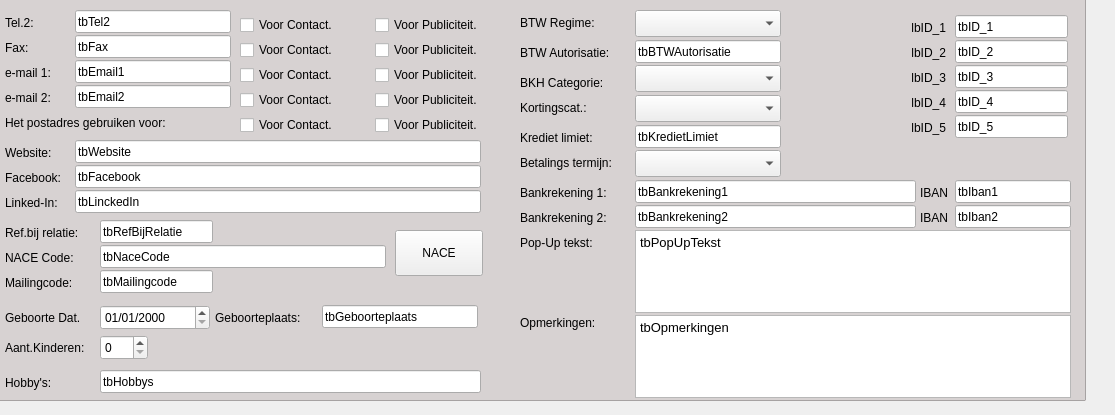
    <widget class="QWidget" name="tabContactgevens">
     <attribute name="title">
      <string>Contactgegevens</string>
     </attribute>
     <widget class="QLabel" name="lbTel2">
      <property name="geometry">
       <rect>
        <x>5</x>
        <y>15</y>
        <width>61</width>
        <height>15</height>
       </rect>
      </property>
      <property name="text">
       <string>Tel.2:</string>
      </property>
     </widget>
     <widget class="QLineEdit" name="tbTel2">
      <property name="geometry">
       <rect>
        <x>75</x>
        <y>10</y>
        <width>156</width>
        <height>23</height>
       </rect>
      </property>
      <property name="text">
       <string>tbTel2</string>
      </property>
     </widget>
     <widget class="QLineEdit" name="tbFax">
      <property name="geometry">
       <rect>
        <x>75</x>
        <y>35</y>
        <width>156</width>
        <height>23</height>
       </rect>
      </property>
      <property name="text">
       <string>tbFax</string>
      </property>
     </widget>
     <widget class="QLineEdit" name="tbEmail1">
      <property name="geometry">
       <rect>
        <x>75</x>
        <y>60</y>
        <width>156</width>
        <height>23</height>
       </rect>
      </property>
      <property name="text">
       <string>tbEmail1</string>
      </property>
     </widget>
     <widget class="QLineEdit" name="tbEmail2">
      <property name="geometry">
       <rect>
        <x>75</x>
        <y>85</y>
        <width>156</width>
        <height>23</height>
       </rect>
      </property>
      <property name="text">
       <string>tbEmail2</string>
      </property>
     </widget>
     <widget class="QLabel" name="lbFax">
      <property name="geometry">
       <rect>
        <x>5</x>
        <y>40</y>
        <width>61</width>
        <height>15</height>
       </rect>
      </property>
      <property name="text">
       <string>Fax:</string>
      </property>
     </widget>
     <widget class="QLabel" name="lbEmail1">
      <property name="geometry">
       <rect>
        <x>5</x>
        <y>65</y>
        <width>61</width>
        <height>15</height>
       </rect>
      </property>
      <property name="text">
       <string>e-mail 1:</string>
      </property>
     </widget>
     <widget class="QLabel" name="label_24">
      <property name="geometry">
       <rect>
        <x>5</x>
        <y>90</y>
        <width>61</width>
        <height>15</height>
       </rect>
      </property>
      <property name="text">
       <string>e-mail 2:</string>
      </property>
     </widget>
     <widget class="QCheckBox" name="cbTel2VoorContact">
      <property name="geometry">
       <rect>
        <x>240</x>
        <y>15</y>
        <width>126</width>
        <height>20</height>
       </rect>
      </property>
      <property name="focusPolicy">
       <enum>Qt::NoFocus</enum>
      </property>
      <property name="text">
       <string>Voor Contact.</string>
      </property>
     </widget>
     <widget class="QCheckBox" name="cbTel2VoorPubliciteit">
      <property name="geometry">
       <rect>
        <x>375</x>
        <y>15</y>
        <width>126</width>
        <height>20</height>
       </rect>
      </property>
      <property name="focusPolicy">
       <enum>Qt::NoFocus</enum>
      </property>
      <property name="text">
       <string>Voor Publiciteit.</string>
      </property>
     </widget>
     <widget class="QCheckBox" name="cbFaxVoorContact">
      <property name="geometry">
       <rect>
        <x>240</x>
        <y>40</y>
        <width>126</width>
        <height>20</height>
       </rect>
      </property>
      <property name="focusPolicy">
       <enum>Qt::NoFocus</enum>
      </property>
      <property name="text">
       <string>Voor Contact.</string>
      </property>
     </widget>
     <widget class="QCheckBox" name="cbEmail1VoorContact">
      <property name="geometry">
       <rect>
        <x>240</x>
        <y>65</y>
        <width>131</width>
        <height>20</height>
       </rect>
      </property>
      <property name="focusPolicy">
       <enum>Qt::NoFocus</enum>
      </property>
      <property name="text">
       <string>Voor Contact.</string>
      </property>
     </widget>
     <widget class="QCheckBox" name="cbEmail2VoorContact">
      <property name="geometry">
       <rect>
        <x>240</x>
        <y>90</y>
        <width>131</width>
        <height>20</height>
       </rect>
      </property>
      <property name="focusPolicy">
       <enum>Qt::NoFocus</enum>
      </property>
      <property name="text">
       <string>Voor Contact.</string>
      </property>
     </widget>
     <widget class="QCheckBox" name="cbFaxVoorPubliciteit">
      <property name="geometry">
       <rect>
        <x>375</x>
        <y>40</y>
        <width>126</width>
        <height>20</height>
       </rect>
      </property>
      <property name="focusPolicy">
       <enum>Qt::NoFocus</enum>
      </property>
      <property name="text">
       <string>Voor Publiciteit.</string>
      </property>
     </widget>
     <widget class="QCheckBox" name="cbEmail1VoorPubliciteit">
      <property name="geometry">
       <rect>
        <x>375</x>
        <y>65</y>
        <width>136</width>
        <height>20</height>
       </rect>
      </property>
      <property name="focusPolicy">
       <enum>Qt::NoFocus</enum>
      </property>
      <property name="text">
       <string>Voor Publiciteit.</string>
      </property>
     </widget>
     <widget class="QCheckBox" name="cbEmail2VoorPubliciteit">
      <property name="geometry">
       <rect>
        <x>375</x>
        <y>90</y>
        <width>131</width>
        <height>20</height>
       </rect>
      </property>
      <property name="focusPolicy">
       <enum>Qt::NoFocus</enum>
      </property>
      <property name="text">
       <string>Voor Publiciteit.</string>
      </property>
     </widget>
     <widget class="QCheckBox" name="cbAdresVoorContact">
      <property name="geometry">
       <rect>
        <x>240</x>
        <y>115</y>
        <width>131</width>
        <height>20</height>
       </rect>
      </property>
      <property name="focusPolicy">
       <enum>Qt::NoFocus</enum>
      </property>
      <property name="text">
       <string>Voor Contact.</string>
      </property>
     </widget>
     <widget class="QCheckBox" name="cbAdresVoorPubliciteit">
      <property name="geometry">
       <rect>
        <x>375</x>
        <y>115</y>
        <width>131</width>
        <height>20</height>
       </rect>
      </property>
      <property name="focusPolicy">
       <enum>Qt::NoFocus</enum>
      </property>
      <property name="text">
       <string>Voor Publiciteit.</string>
      </property>
     </widget>
     <widget class="QLineEdit" name="tbWebsite">
      <property name="geometry">
       <rect>
        <x>75</x>
        <y>140</y>
        <width>406</width>
        <height>23</height>
       </rect>
      </property>
      <property name="text">
       <string>tbWebsite</string>
      </property>
     </widget>
     <widget class="QLineEdit" name="tbFacebook">
      <property name="geometry">
       <rect>
        <x>75</x>
        <y>165</y>
        <width>406</width>
        <height>23</height>
       </rect>
      </property>
      <property name="text">
       <string>tbFacebook</string>
      </property>
     </widget>
     <widget class="QLineEdit" name="tbLinckedIn">
      <property name="geometry">
       <rect>
        <x>75</x>
        <y>190</y>
        <width>406</width>
        <height>23</height>
       </rect>
      </property>
      <property name="text">
       <string>tbLinckedIn</string>
      </property>
     </widget>
     <widget class="QLabel" name="lbWebsite">
      <property name="geometry">
       <rect>
        <x>5</x>
        <y>145</y>
        <width>71</width>
        <height>16</height>
       </rect>
      </property>
      <property name="text">
       <string>Website:</string>
      </property>
     </widget>
     <widget class="QLabel" name="lbFacebook">
      <property name="geometry">
       <rect>
        <x>5</x>
        <y>170</y>
        <width>71</width>
        <height>16</height>
       </rect>
      </property>
      <property name="text">
       <string>Facebook:</string>
      </property>
     </widget>
     <widget class="QLabel" name="lbLinkedIn">
      <property name="geometry">
       <rect>
        <x>5</x>
        <y>195</y>
        <width>71</width>
        <height>16</height>
       </rect>
      </property>
      <property name="text">
       <string>Linked-In:</string>
      </property>
     </widget>
     <widget class="QLineEdit" name="tbRefBijRelatie">
      <property name="geometry">
       <rect>
        <x>100</x>
        <y>220</y>
        <width>113</width>
        <height>23</height>
       </rect>
      </property>
      <property name="text">
       <string>tbRefBijRelatie</string>
      </property>
     </widget>
     <widget class="QLineEdit" name="tbNaceCode">
      <property name="geometry">
       <rect>
        <x>100</x>
        <y>245</y>
        <width>286</width>
        <height>23</height>
       </rect>
      </property>
      <property name="text">
       <string>tbNaceCode</string>
      </property>
     </widget>
     <widget class="QLineEdit" name="tbMailingcode">
      <property name="geometry">
       <rect>
        <x>100</x>
        <y>270</y>
        <width>113</width>
        <height>23</height>
       </rect>
      </property>
      <property name="text">
       <string>tbMailingcode</string>
      </property>
     </widget>
     <widget class="QPushButton" name="btnNaceCode">
      <property name="geometry">
       <rect>
        <x>395</x>
        <y>230</y>
        <width>88</width>
        <height>46</height>
       </rect>
      </property>
      <property name="focusPolicy">
       <enum>Qt::NoFocus</enum>
      </property>
      <property name="toolTip">
       <string>Opzoeken van de NACE code.</string>
      </property>
      <property name="text">
       <string>NACE</string>
      </property>
      <property name="icon">
       <iconset resource="../resource.qrc">
        <normaloff>:/icons/icons/zoom.png</normaloff>:/icons/icons/zoom.png</iconset>
      </property>
     </widget>
     <widget class="QDateEdit" name="dtpGeboorteDatum">
      <property name="geometry">
       <rect>
        <x>100</x>
        <y>305</y>
        <width>110</width>
        <height>25</height>
       </rect>
      </property>
      <property name="displayFormat">
       <string>dd/MM/yyyy</string>
      </property>
     </widget>
     <widget class="QLineEdit" name="tbGeboorteplaats">
      <property name="geometry">
       <rect>
        <x>322</x>
        <y>305</y>
        <width>156</width>
        <height>23</height>
       </rect>
      </property>
      <property name="text">
       <string>tbGeboorteplaats</string>
      </property>
     </widget>
     <widget class="QSpinBox" name="sbxAantalKinderen">
      <property name="geometry">
       <rect>
        <x>100</x>
        <y>335</y>
        <width>48</width>
        <height>25</height>
       </rect>
      </property>
     </widget>
     <widget class="QComboBox" name="cbxBTWRegime">
      <property name="geometry">
       <rect>
        <x>635</x>
        <y>10</y>
        <width>146</width>
        <height>27</height>
       </rect>
      </property>
     </widget>
     <widget class="QLineEdit" name="tbBTWAutorisatie">
      <property name="geometry">
       <rect>
        <x>635</x>
        <y>40</y>
        <width>146</width>
        <height>23</height>
       </rect>
      </property>
      <property name="text">
       <string>tbBTWAutorisatie</string>
      </property>
     </widget>
     <widget class="QComboBox" name="cbxBKHCategorie">
      <property name="geometry">
       <rect>
        <x>635</x>
        <y>65</y>
        <width>146</width>
        <height>27</height>
       </rect>
      </property>
     </widget>
     <widget class="QComboBox" name="cbxKortingsCategorie">
      <property name="geometry">
       <rect>
        <x>635</x>
        <y>95</y>
        <width>146</width>
        <height>27</height>
       </rect>
      </property>
     </widget>
     <widget class="QLineEdit" name="tbKredietLimiet">
      <property name="geometry">
       <rect>
        <x>635</x>
        <y>125</y>
        <width>146</width>
        <height>23</height>
       </rect>
      </property>
      <property name="text">
       <string>tbKredietLimiet</string>
      </property>
     </widget>
     <widget class="QComboBox" name="cbxBetalingsTermijn">
      <property name="geometry">
       <rect>
        <x>635</x>
        <y>150</y>
        <width>146</width>
        <height>27</height>
       </rect>
      </property>
     </widget>
     <widget class="QLineEdit" name="tbBankrekening1">
      <property name="geometry">
       <rect>
        <x>635</x>
        <y>180</y>
        <width>281</width>
        <height>23</height>
       </rect>
      </property>
      <property name="text">
       <string>tbBankrekening1</string>
      </property>
     </widget>
     <widget class="QLineEdit" name="tbBankrekening2">
      <property name="geometry">
       <rect>
        <x>635</x>
        <y>205</y>
        <width>281</width>
        <height>23</height>
       </rect>
      </property>
      <property name="text">
       <string>tbBankrekening2</string>
      </property>
     </widget>
     <widget class="QLineEdit" name="tbIban1">
      <property name="geometry">
       <rect>
        <x>955</x>
        <y>180</y>
        <width>116</width>
        <height>23</height>
       </rect>
      </property>
      <property name="text">
       <string>tbIban1</string>
      </property>
     </widget>
     <widget class="QLineEdit" name="tbIban2">
      <property name="geometry">
       <rect>
        <x>955</x>
        <y>205</y>
        <width>116</width>
        <height>23</height>
       </rect>
      </property>
      <property name="text">
       <string>tbIban2</string>
      </property>
     </widget>
     <widget class="QLineEdit" name="tbID_1">
      <property name="geometry">
       <rect>
        <x>955</x>
        <y>15</y>
        <width>113</width>
        <height>23</height>
       </rect>
      </property>
      <property name="text">
       <string>tbID_1</string>
      </property>
     </widget>
     <widget class="QLineEdit" name="tbID_2">
      <property name="geometry">
       <rect>
        <x>955</x>
        <y>40</y>
        <width>113</width>
        <height>23</height>
       </rect>
      </property>
      <property name="text">
       <string>tbID_2</string>
      </property>
     </widget>
     <widget class="QLineEdit" name="tbID_3">
      <property name="geometry">
       <rect>
        <x>955</x>
        <y>65</y>
        <width>113</width>
        <height>23</height>
       </rect>
      </property>
      <property name="text">
       <string>tbID_3</string>
      </property>
     </widget>
     <widget class="QLineEdit" name="tbID_4">
      <property name="geometry">
       <rect>
        <x>955</x>
        <y>90</y>
        <width>113</width>
        <height>23</height>
       </rect>
      </property>
      <property name="text">
       <string>tbID_4</string>
      </property>
     </widget>
     <widget class="QLineEdit" name="tbID_5">
      <property name="geometry">
       <rect>
        <x>955</x>
        <y>115</y>
        <width>113</width>
        <height>23</height>
       </rect>
      </property>
      <property name="text">
       <string>tbID_5</string>
      </property>
     </widget>
     <widget class="QTextEdit" name="tbPopUpTekst">
      <property name="geometry">
       <rect>
        <x>635</x>
        <y>230</y>
        <width>436</width>
        <height>83</height>
       </rect>
      </property>
      <property name="tabChangesFocus">
       <bool>true</bool>
      </property>
      <property name="html">
       <string>&lt;!DOCTYPE HTML PUBLIC &quot;-//W3C//DTD HTML 4.0//EN&quot; &quot;http://www.w3.org/TR/REC-html40/strict.dtd&quot;&gt;
&lt;html&gt;&lt;head&gt;&lt;meta name=&quot;qrichtext&quot; content=&quot;1&quot; /&gt;&lt;style type=&quot;text/css&quot;&gt;
p, li { white-space: pre-wrap; }
&lt;/style&gt;&lt;/head&gt;&lt;body style=&quot; font-family:'Sans'; font-size:10pt; font-weight:400; font-style:normal;&quot;&gt;
&lt;p style=&quot; margin-top:0px; margin-bottom:0px; margin-left:0px; margin-right:0px; -qt-block-indent:0; text-indent:0px;&quot;&gt;tbPopUpTekst&lt;/p&gt;&lt;/body&gt;&lt;/html&gt;</string>
      </property>
     </widget>
     <widget class="QTextEdit" name="tbOpmerkingen">
      <property name="geometry">
       <rect>
        <x>635</x>
        <y>315</y>
        <width>436</width>
        <height>83</height>
       </rect>
      </property>
      <property name="tabChangesFocus">
       <bool>true</bool>
      </property>
      <property name="html">
       <string>&lt;!DOCTYPE HTML PUBLIC &quot;-//W3C//DTD HTML 4.0//EN&quot; &quot;http://www.w3.org/TR/REC-html40/strict.dtd&quot;&gt;
&lt;html&gt;&lt;head&gt;&lt;meta name=&quot;qrichtext&quot; content=&quot;1&quot; /&gt;&lt;style type=&quot;text/css&quot;&gt;
p, li { white-space: pre-wrap; }
&lt;/style&gt;&lt;/head&gt;&lt;body style=&quot; font-family:'Sans'; font-size:10pt; font-weight:400; font-style:normal;&quot;&gt;
&lt;p style=&quot; margin-top:0px; margin-bottom:0px; margin-left:0px; margin-right:0px; -qt-block-indent:0; text-indent:0px;&quot;&gt;tbOpmerkingen&lt;/p&gt;&lt;/body&gt;&lt;/html&gt;</string>
      </property>
     </widget>
     <widget class="QLabel" name="lbBTWRegime">
      <property name="geometry">
       <rect>
        <x>520</x>
        <y>15</y>
        <width>96</width>
        <height>16</height>
       </rect>
      </property>
      <property name="text">
       <string>BTW Regime:</string>
      </property>
     </widget>
     <widget class="QLabel" name="lbBTWAutorisatie">
      <property name="geometry">
       <rect>
        <x>520</x>
        <y>45</y>
        <width>111</width>
        <height>16</height>
       </rect>
      </property>
      <property name="text">
       <string>&lt;html&gt;&lt;head/&gt;&lt;body&gt;&lt;p&gt;BTW Autorisatie:&lt;/p&gt;&lt;/body&gt;&lt;/html&gt;</string>
      </property>
     </widget>
     <widget class="QLabel" name="lbBKHCategorie">
      <property name="geometry">
       <rect>
        <x>520</x>
        <y>75</y>
        <width>111</width>
        <height>16</height>
       </rect>
      </property>
      <property name="text">
       <string>BKH Categorie:</string>
      </property>
     </widget>
     <widget class="QLabel" name="lbKortingsCategorie">
      <property name="geometry">
       <rect>
        <x>520</x>
        <y>100</y>
        <width>106</width>
        <height>16</height>
       </rect>
      </property>
      <property name="text">
       <string>Kortingscat.:</string>
      </property>
     </widget>
     <widget class="QLabel" name="lbKredietLimiet">
      <property name="geometry">
       <rect>
        <x>520</x>
        <y>130</y>
        <width>101</width>
        <height>16</height>
       </rect>
      </property>
      <property name="text">
       <string>Krediet limiet:</string>
      </property>
     </widget>
     <widget class="QLabel" name="lbBetalingsTermijn">
      <property name="geometry">
       <rect>
        <x>520</x>
        <y>155</y>
        <width>116</width>
        <height>16</height>
       </rect>
      </property>
      <property name="text">
       <string>Betalings termijn:</string>
      </property>
     </widget>
     <widget class="QLabel" name="lbBankrekening1">
      <property name="geometry">
       <rect>
        <x>520</x>
        <y>185</y>
        <width>111</width>
        <height>16</height>
       </rect>
      </property>
      <property name="text">
       <string>Bankrekening 1:</string>
      </property>
     </widget>
     <widget class="QLabel" name="lbBankrekening2">
      <property name="geometry">
       <rect>
        <x>520</x>
        <y>210</y>
        <width>111</width>
        <height>16</height>
       </rect>
      </property>
      <property name="text">
       <string>Bankrekening 2:</string>
      </property>
     </widget>
     <widget class="QLabel" name="lbPopUpTekst">
      <property name="geometry">
       <rect>
        <x>520</x>
        <y>235</y>
        <width>111</width>
        <height>16</height>
       </rect>
      </property>
      <property name="text">
       <string>Pop-Up tekst:</string>
      </property>
     </widget>
     <widget class="QLabel" name="label_37">
      <property name="geometry">
       <rect>
        <x>520</x>
        <y>315</y>
        <width>111</width>
        <height>16</height>
       </rect>
      </property>
      <property name="text">
       <string>Opmerkingen:</string>
      </property>
     </widget>
     <widget class="QLabel" name="label_38">
      <property name="geometry">
       <rect>
        <x>920</x>
        <y>185</y>
        <width>36</width>
        <height>16</height>
       </rect>
      </property>
      <property name="text">
       <string>IBAN</string>
      </property>
     </widget>
     <widget class="QLabel" name="label_39">
      <property name="geometry">
       <rect>
        <x>920</x>
        <y>210</y>
        <width>36</width>
        <height>16</height>
       </rect>
      </property>
      <property name="text">
       <string>IBAN</string>
      </property>
     </widget>
     <widget class="QLabel" name="lbID_1">
      <property name="geometry">
       <rect>
        <x>800</x>
        <y>20</y>
        <width>146</width>
        <height>16</height>
       </rect>
      </property>
      <property name="text">
       <string>lbID_1</string>
      </property>
      <property name="alignment">
       <set>Qt::AlignRight|Qt::AlignTrailing|Qt::AlignVCenter</set>
      </property>
     </widget>
     <widget class="QLabel" name="lbID_2">
      <property name="geometry">
       <rect>
        <x>800</x>
        <y>45</y>
        <width>146</width>
        <height>16</height>
       </rect>
      </property>
      <property name="text">
       <string>lbID_2</string>
      </property>
      <property name="alignment">
       <set>Qt::AlignRight|Qt::AlignTrailing|Qt::AlignVCenter</set>
      </property>
     </widget>
     <widget class="QLabel" name="lbID_3">
      <property name="geometry">
       <rect>
        <x>800</x>
        <y>70</y>
        <width>146</width>
        <height>16</height>
       </rect>
      </property>
      <property name="text">
       <string>lbID_3</string>
      </property>
      <property name="alignment">
       <set>Qt::AlignRight|Qt::AlignTrailing|Qt::AlignVCenter</set>
      </property>
     </widget>
     <widget class="QLabel" name="lbID_4">
      <property name="geometry">
       <rect>
        <x>800</x>
        <y>95</y>
        <width>146</width>
        <height>16</height>
       </rect>
      </property>
      <property name="text">
       <string>lbID_4</string>
      </property>
      <property name="alignment">
       <set>Qt::AlignRight|Qt::AlignTrailing|Qt::AlignVCenter</set>
      </property>
     </widget>
     <widget class="QLabel" name="lbID_5">
      <property name="geometry">
       <rect>
        <x>805</x>
        <y>120</y>
        <width>141</width>
        <height>16</height>
       </rect>
      </property>
      <property name="text">
       <string>lbID_5</string>
      </property>
      <property name="alignment">
       <set>Qt::AlignRight|Qt::AlignTrailing|Qt::AlignVCenter</set>
      </property>
     </widget>
     <widget class="QLabel" name="lbAdresGebruik">
      <property name="geometry">
       <rect>
        <x>5</x>
        <y>115</y>
        <width>226</width>
        <height>16</height>
       </rect>
      </property>
      <property name="text">
       <string>Het postadres gebruiken voor:</string>
      </property>
     </widget>
     <widget class="QLabel" name="lbRefBijRelatie">
      <property name="geometry">
       <rect>
        <x>5</x>
        <y>225</y>
        <width>91</width>
        <height>16</height>
       </rect>
      </property>
      <property name="text">
       <string>Ref.bij relatie:</string>
      </property>
     </widget>
     <widget class="QLabel" name="lbNaceCode">
      <property name="geometry">
       <rect>
        <x>5</x>
        <y>250</y>
        <width>96</width>
        <height>16</height>
       </rect>
      </property>
      <property name="text">
       <string>NACE Code:</string>
      </property>
     </widget>
     <widget class="QLabel" name="lbMailingcode">
      <property name="geometry">
       <rect>
        <x>5</x>
        <y>275</y>
        <width>96</width>
        <height>16</height>
       </rect>
      </property>
      <property name="text">
       <string>Mailingcode:</string>
      </property>
     </widget>
     <widget class="QLabel" name="lbGeboorteDatum">
      <property name="geometry">
       <rect>
        <x>5</x>
        <y>310</y>
        <width>96</width>
        <height>16</height>
       </rect>
      </property>
      <property name="text">
       <string>Geboorte Dat.</string>
      </property>
     </widget>
     <widget class="QLabel" name="lbAantalKinderen">
      <property name="geometry">
       <rect>
        <x>5</x>
        <y>340</y>
        <width>96</width>
        <height>16</height>
       </rect>
      </property>
      <property name="text">
       <string>Aant.Kinderen:</string>
      </property>
     </widget>
     <widget class="QLineEdit" name="tbHobbys">
      <property name="geometry">
       <rect>
        <x>100</x>
        <y>370</y>
        <width>381</width>
        <height>23</height>
       </rect>
      </property>
      <property name="text">
       <string>tbHobbys</string>
      </property>
     </widget>
     <widget class="QLabel" name="lbHobbys">
      <property name="geometry">
       <rect>
        <x>5</x>
        <y>375</y>
        <width>61</width>
        <height>15</height>
       </rect>
      </property>
      <property name="text">
       <string>Hobby's:</string>
      </property>
     </widget>
     <widget class="QFrame" name="frame">
      <property name="geometry">
       <rect>
        <x>-20</x>
        <y>-5</y>
        <width>1106</width>
        <height>406</height>
       </rect>
      </property>
      <property name="styleSheet">
       <string notr="true">background-color: rgb(215, 210, 210);</string>
      </property>
      <property name="frameShape">
       <enum>QFrame::StyledPanel</enum>
      </property>
      <property name="frameShadow">
       <enum>QFrame::Raised</enum>
      </property>
      <widget class="QLabel" name="lbGeboorteplaats">
       <property name="geometry">
        <rect>
         <x>235</x>
         <y>315</y>
         <width>101</width>
         <height>16</height>
        </rect>
       </property>
       <property name="text">
        <string>Geboorteplaats:</string>
       </property>
      </widget>
     </widget>
     <zorder>frame</zorder>
     <zorder>lbTel2</zorder>
     <zorder>tbTel2</zorder>
     <zorder>tbFax</zorder>
     <zorder>tbEmail1</zorder>
     <zorder>tbEmail2</zorder>
     <zorder>lbFax</zorder>
     <zorder>lbEmail1</zorder>
     <zorder>label_24</zorder>
     <zorder>cbTel2VoorContact</zorder>
     <zorder>cbTel2VoorPubliciteit</zorder>
     <zorder>cbFaxVoorContact</zorder>
     <zorder>cbEmail1VoorContact</zorder>
     <zorder>cbEmail2VoorContact</zorder>
     <zorder>cbFaxVoorPubliciteit</zorder>
     <zorder>cbEmail1VoorPubliciteit</zorder>
     <zorder>cbEmail2VoorPubliciteit</zorder>
     <zorder>cbAdresVoorContact</zorder>
     <zorder>cbAdresVoorPubliciteit</zorder>
     <zorder>tbWebsite</zorder>
     <zorder>tbFacebook</zorder>
     <zorder>tbLinckedIn</zorder>
     <zorder>lbWebsite</zorder>
     <zorder>lbFacebook</zorder>
     <zorder>lbLinkedIn</zorder>
     <zorder>tbRefBijRelatie</zorder>
     <zorder>tbNaceCode</zorder>
     <zorder>tbMailingcode</zorder>
     <zorder>btnNaceCode</zorder>
     <zorder>dtpGeboorteDatum</zorder>
     <zorder>tbGeboorteplaats</zorder>
     <zorder>sbxAantalKinderen</zorder>
     <zorder>cbxBTWRegime</zorder>
     <zorder>tbBTWAutorisatie</zorder>
     <zorder>cbxBKHCategorie</zorder>
     <zorder>cbxKortingsCategorie</zorder>
     <zorder>tbKredietLimiet</zorder>
     <zorder>cbxBetalingsTermijn</zorder>
     <zorder>tbBankrekening1</zorder>
     <zorder>tbBankrekening2</zorder>
     <zorder>tbIban1</zorder>
     <zorder>tbIban2</zorder>
     <zorder>tbID_1</zorder>
     <zorder>tbID_2</zorder>
     <zorder>tbID_3</zorder>
     <zorder>tbID_4</zorder>
     <zorder>tbID_5</zorder>
     <zorder>tbPopUpTekst</zorder>
     <zorder>tbOpmerkingen</zorder>
     <zorder>lbBTWRegime</zorder>
     <zorder>lbBTWAutorisatie</zorder>
     <zorder>lbBKHCategorie</zorder>
     <zorder>lbKortingsCategorie</zorder>
     <zorder>lbKredietLimiet</zorder>
     <zorder>lbBetalingsTermijn</zorder>
     <zorder>lbBankrekening1</zorder>
     <zorder>lbBankrekening2</zorder>
     <zorder>lbPopUpTekst</zorder>
     <zorder>label_37</zorder>
     <zorder>label_38</zorder>
     <zorder>label_39</zorder>
     <zorder>lbID_1</zorder>
     <zorder>lbID_2</zorder>
     <zorder>lbID_3</zorder>
     <zorder>lbID_4</zorder>
     <zorder>lbID_5</zorder>
     <zorder>lbAdresGebruik</zorder>
     <zorder>lbRefBijRelatie</zorder>
     <zorder>lbNaceCode</zorder>
     <zorder>lbMailingcode</zorder>
     <zorder>lbGeboorteDatum</zorder>
     <zorder>lbAantalKinderen</zorder>
     <zorder>tbHobbys</zorder>
     <zorder>lbHobbys</zorder>
    </widget>
